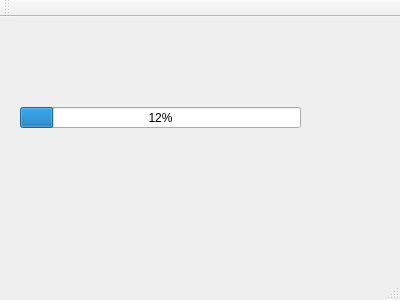
<?xml version="1.0" encoding="UTF-8"?>
<ui version="4.0">
 <class>MainWindow</class>
 <widget class="QMainWindow" name="MainWindow">
  <property name="geometry">
   <rect>
    <x>0</x>
    <y>0</y>
    <width>400</width>
    <height>300</height>
   </rect>
  </property>
  <property name="windowTitle">
   <string>MainWindow</string>
  </property>
  <widget class="QWidget" name="centralWidget">
   <widget class="QProgressBar" name="progressBar_heart">
    <property name="geometry">
     <rect>
      <x>20</x>
      <y>90</y>
      <width>281</width>
      <height>21</height>
     </rect>
    </property>
    <property name="value">
     <number>12</number>
    </property>
   </widget>
  </widget>
  <widget class="QMenuBar" name="menuBar">
   <property name="geometry">
    <rect>
     <x>0</x>
     <y>0</y>
     <width>400</width>
     <height>28</height>
    </rect>
   </property>
  </widget>
  <widget class="QToolBar" name="mainToolBar">
   <attribute name="toolBarArea">
    <enum>TopToolBarArea</enum>
   </attribute>
   <attribute name="toolBarBreak">
    <bool>false</bool>
   </attribute>
  </widget>
  <widget class="QStatusBar" name="statusBar"/>
 </widget>
 <layoutdefault spacing="6" margin="11"/>
 <resources/>
 <connections/>
</ui>
